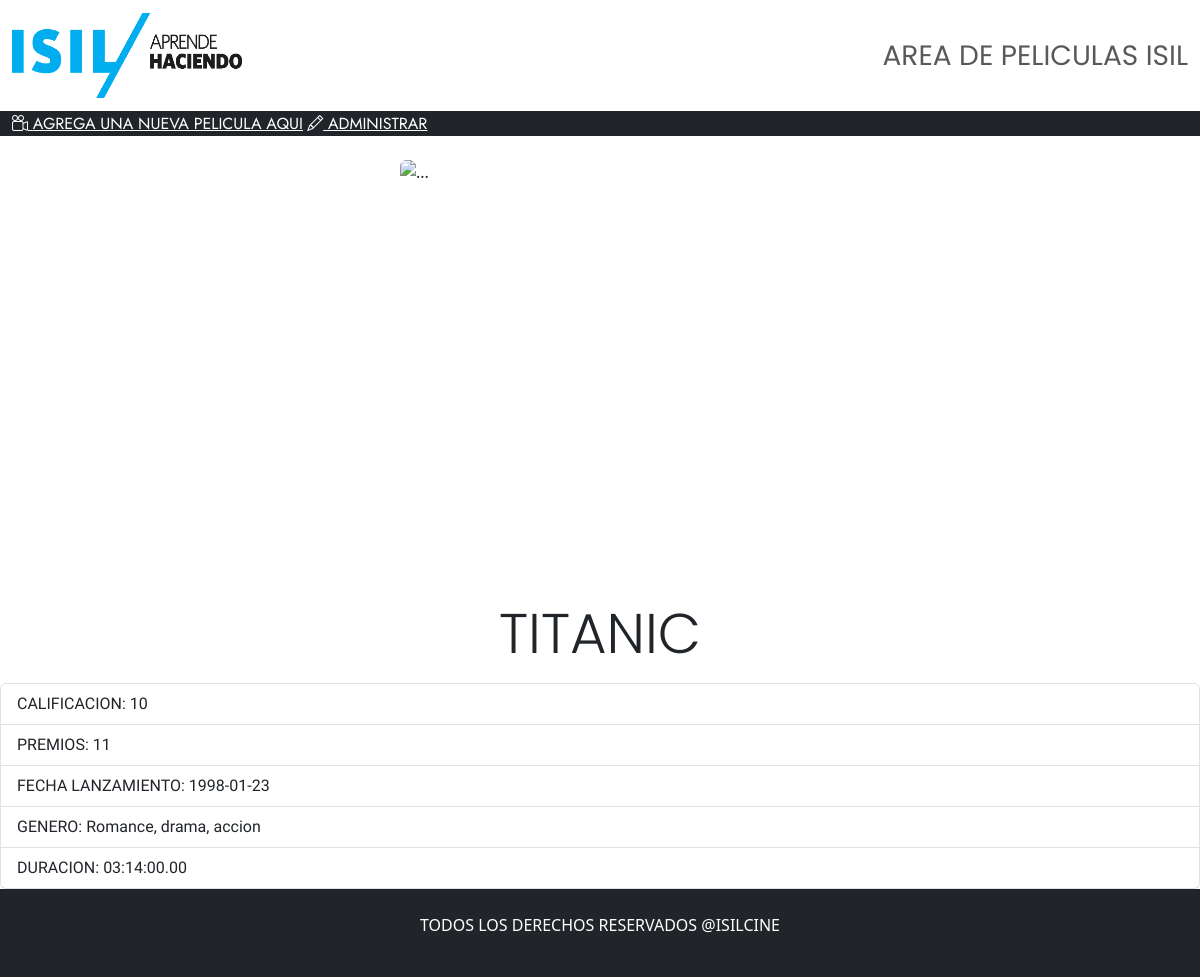
/detallePelicula.php?id=1, run on the app's committed database.
### tables this page shows
CREATE TABLE `movies` (
  `id` int(11) NOT NULL,
  `titulo` varchar(100) NOT NULL,
  `calificacion` int(11) NOT NULL,
  `premios` int(11) NOT NULL,
  `fechaCreacion` date NOT NULL,
  `duracion` time(2) NOT NULL,
  `genero` varchar(50) NOT NULL
);

### detallePelicula.php (the view, shortened to what this page needs)
<?php
     $bd = conexion('localhost','cine_isil','root');
     $id = intval($_GET['id']);
     $sql = "select * from movies where id = $id";
     $query = $bd->prepare($sql);
     $query->execute();
     $pelicula = $query->fetch(PDO::FETCH_ASSOC);
?>
<!DOCTYPE html>
<html lang="en">
<head>
  <link href="https://cdn.jsdelivr.net/npm/bootstrap@5.3.3/dist/css/bootstrap.min.css" rel="stylesheet">
  <link rel="stylesheet" href="https://cdn.jsdelivr.net/npm/bootstrap-icons@1.11.3/font/bootstrap-icons.min.css">
  <link rel="stylesheet" href="style.css">
 </head>
<body>
  <header>
    <nav class="navbar navbar-expand-lg bg-body-white">
      <div class="container-fluid">
        <a class="navbar-brand" href="index.php">
          <img src="img/logo.png" style="background-color: none" width="230px" height="85px">
        </a>
        <div class="navbar" id="navbarText">
          <span class="navbar-text fs-3">AREA DE PELICULAS ISIL</span>
        </div>
      </div>
    </nav>
    <nav class="bg-dark d-flex align-items-start">
      <div class="container-fluid">
        <a class="navbar-link text-white fs-6 text-decoration-underline" href="registroPeli.php"><i class="bi bi-camera-reels"></i> AGREGA UNA NUEVA PELICULA AQUI</a>
        <a class="navbar-link text-white fs-6 text-decoration-underline" href="administrarPeliculas.php"><i class="bi bi-pencil"></i> ADMINISTRAR</a>
      </div>
    </nav>
  </header>
  <main>
  <br>
    <section>
      <img src="img/film.jpg" class="rounded mx-auto d-block" width="400px" height="400px" alt="...">
    </section>
    <br>
        <h2 class="text-center mt-3 mb-3 display-4"><?= $pelicula['titulo'] ?></h2>
        <div class="table-responsive">
          <ul class="list-group">
            <li class="list-group-item">CALIFICACION: <?= $pelicula['calificacion'] ?></li>
            <li class="list-group-item">PREMIOS:  <?= $pelicula['premios'] ?></li>
            <li class="list-group-item">FECHA LANZAMIENTO:  <?= $pelicula['fechaCreacion'] ?></li>
            <li class="list-group-item">GENERO: <?= $pelicula['genero'] ?></li>
            <li class="list-group-item">DURACION: <?= $pelicula['duracion'] ?></li>
          </ul>
        </div>
  </main>
</body>
<footer class="container-fluid">
  <div class="row p-4 bg-dark text-white text-center">
    <p>TODOS LOS DERECHOS RESERVADOS @ISILCINE</p>
  </div>
</footer>
</html>

### style.css (style rules this page uses)
li { font-family: 'Bungee',cursive; }
span { font-family: 'Poppins',cursive; }
h2 { font-family: 'Poppins',cursive; }
a { font-family: 'Jost',cursive; }

### data on the page
movies: titulo "TITANIC", calificacion "10", premios "11", fechaCreacion "1998-01-23", genero "Romance, drama, accion", duracion "03:14:00.00"
